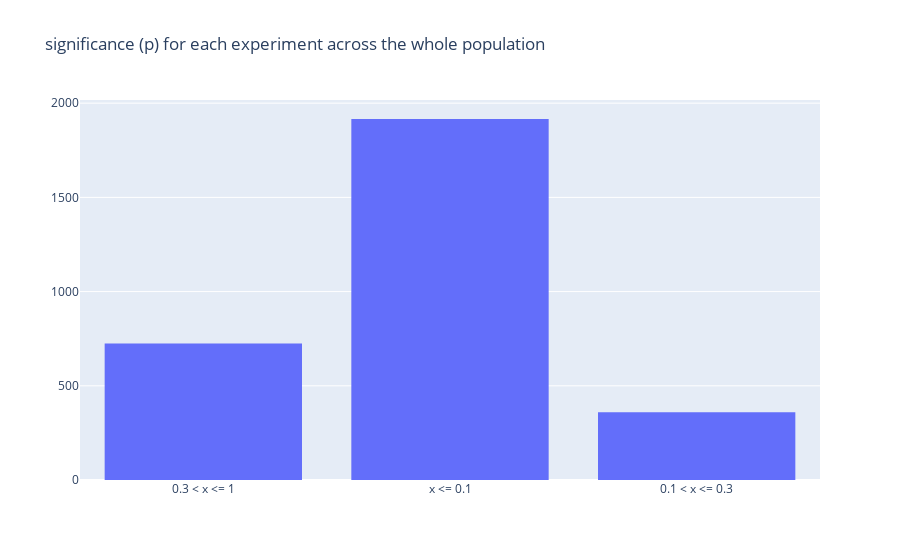

The notebook cell this image was saved under:
### Code cell
# temp_data = load_data('gpt2', 1500, 'da')
# add_stats(temp_data)
print(
    # get_chi_squared(temp_data,    'tx', 'px-tx', 0.1),
    # get_chi_squared(temp_data,    'tx', 'py-tx', 0.1),
    # get_chi_squared(temp_data,    'ty', 'py-ty', 0.1),
    # get_chi_squared(temp_data,    'ty', 'px-ty', 0.1),
    get_chi_squared(temp_data, 'px-tx', 'py-tx', 0.1),
    get_chi_squared(temp_data, 'py-ty', 'px-ty', 0.1), sep='\n')

### Figure 1 — Plotly figure (JSON) as saved in the notebook; plotly's stock layout.template omitted (floating-point values rounded to 4 significant figures; data arrays with more than 128 entries replaced by an {"elided": "..."} marker saying what was removed)
{"data": [{"name": "significance (p)", "type": "histogram", "x": {"elided": "3000 str values"}}], "layout": {"title": {"text": "significance (p) for each experiment across the whole population"}}}
